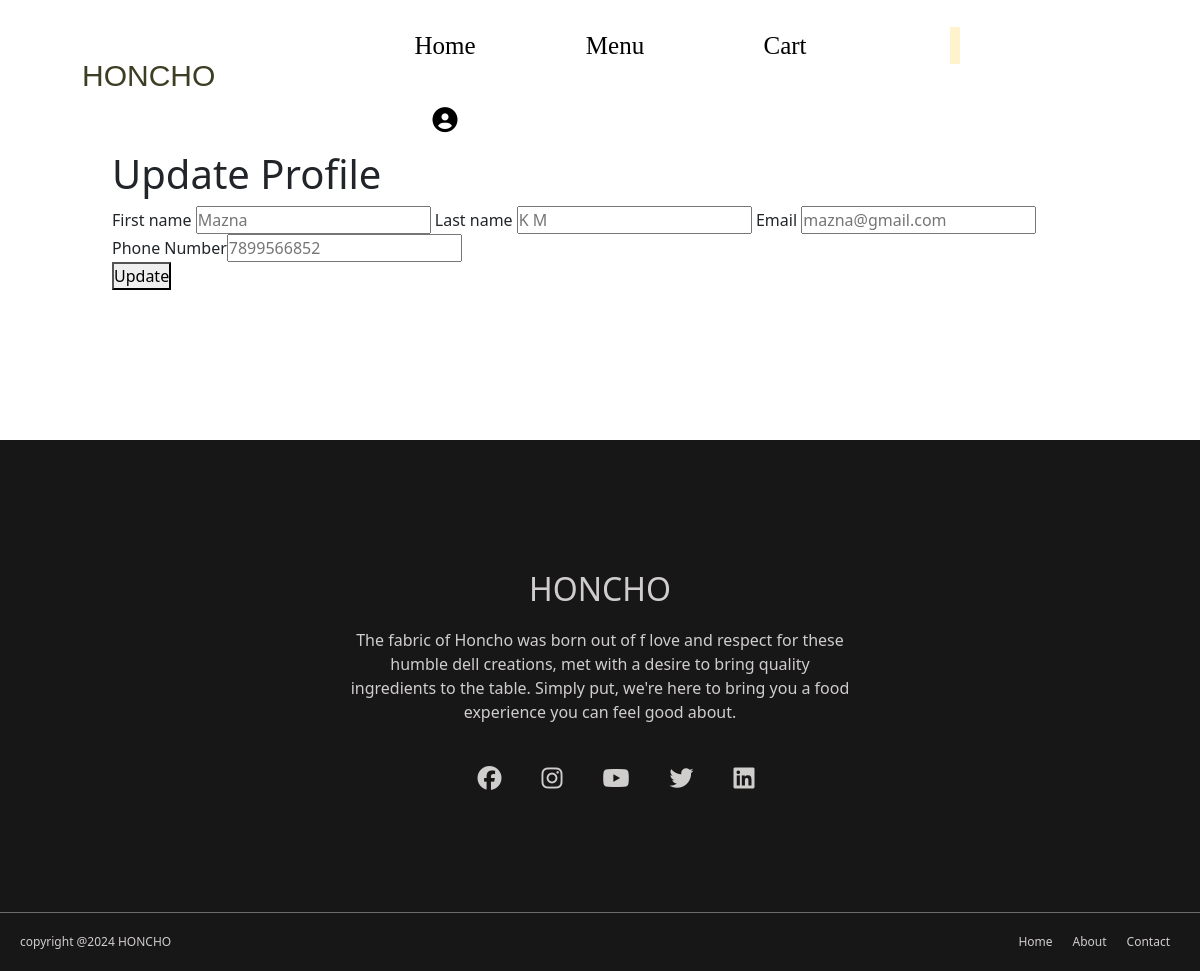
The page /user_update (signed in) on the database its author committed.
### FOOD_APP/models.py (models this page shows, shortened)
class User(AbstractUser):
    USERNAME_FIELD = "email"
    REQUIRED_FIELDS = ['phone_number','username']
    name = models.CharField(max_length=100,null=True,blank=True)
    user_type = models.IntegerField(default=1,choices=userchoices)
    phone_number = models.CharField(max_length=10,null=True,blank=True)
    email = models.EmailField(null=True,blank=True,unique=True)
    created_at = models.DateField(auto_now_add=True)

### FOOD_APP/views.py (the view)
# urls.py: path('user_update', views.userupdate, name='user_update'),
@login_required
def userupdate(request):
    if request.method == 'POST':
        count = Notification.objects.filter(user=request.user, read=False).count()
        first_name = str(request.POST['first_name']).title()
        last_name = str(request.POST['last_name']).title()
        email = request.POST.get('email')
        phone_number = request.POST.get('phone_number')
        name = first_name + " " + last_name
        id = request.user.id
        User.objects.filter(id=id).update(first_name=first_name,
                                          last_name=last_name,
                                          email=email,
                                          phone_number=phone_number,
                                          name=name,
                                          username=email)
        return redirect(user_profile)
    else:
        return render(request, 'user_update.html')

### templates/user_update.html (shortened to what this page needs)
<!DOCTYPE html>
{% load static%}
<html lang="en">
<head>
    <link rel="stylesheet" href="{% static 'css/style.css'%}">
    <link rel="stylesheet" href="{% static 'css/userprofile.css'%}">
    <link rel="stylesheet" href="{% static 'css/header.css'%}">
    <link rel="stylesheet" href="https://cdnjs.cloudflare.com/ajax/libs/font-awesome/6.5.1/css/all.min.css" />
    <link rel="stylesheet" href="{% static 'booststrap/css/bootstrap.min.css'%}">
</head>
<body>
    {% include 'user_header.html' %}
    <section>
        <div class="container profile">
            <h1> Update Profile</h1>
            <form action="{% url 'user_update' %}" method="post">
				<div class="form-holder">
					First name <input type="text" placeholder="{{ user.first_name }}" value="" name="first_name">
					Last name <input type="text" placeholder="{{ user.last_name }}" name="last_name">
					Email <input type="email" placeholder="{{ user.email }}" name="email">
					Phone Number<input type="text" placeholder="{{ user.phone_number }}" name="phone_number" pattern="[7-9]{1}[0-9]{9}" required />
				</div>
				<button type="submit">Update</button>
			</form>
        </div>
    </section>
    {% include 'footer.html' %}
</body>
</html>

### static/css/style.css (style rules this page uses)
* { margin: 0; padding: 0; }

### static/css/userprofile.css (style rules this page uses)
* { margin: 0; padding: 0; }
section { padding: 50px 100px; justify-content: center; }

### static/css/header.css (style rules this page uses)
* { margin: 0; padding: 0; }

### rows shown on the page
User: first_name "Mazna", last_name "K M", email "mazna@gmail.com", phone_number "7899566852"
